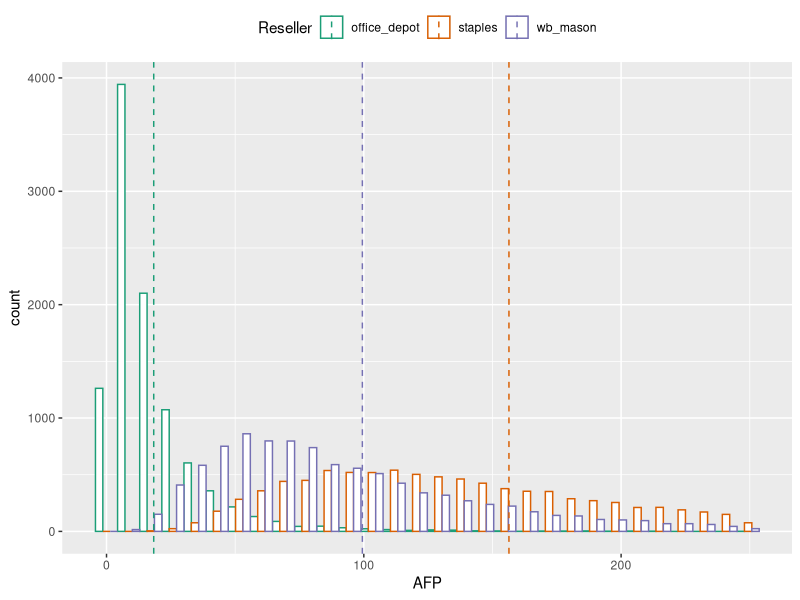
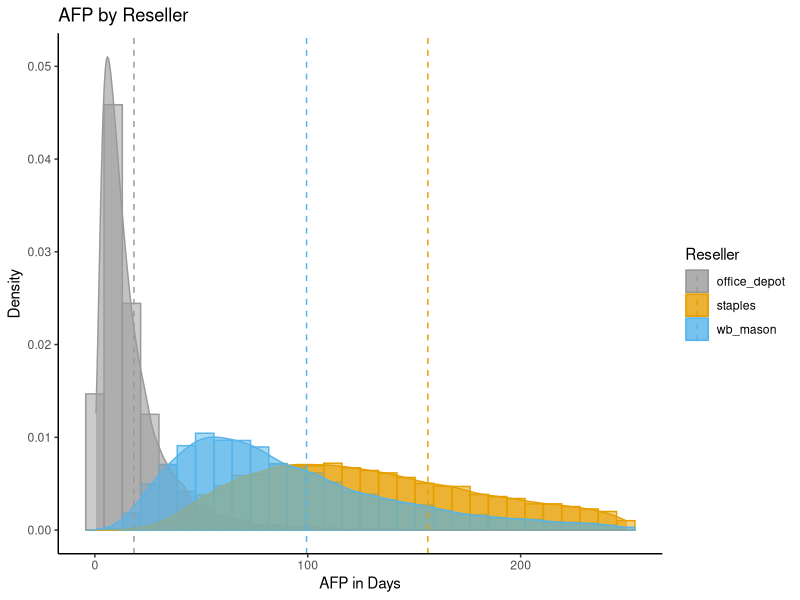

Generate these figures, in order, with R:
x <- data.frame(wb_mason = rlnorm(n=10000, mean = 4.4, sd =0.63), office_depot = rlnorm(n=10000, mean = 2.5, sd =.9), staples = rlnorm(n=10000, mean = 4.9, sd =0.55))
head(x)
library(tidyr)
x_tidy <- gather(x)
colnames(x_tidy) <- c("Reseller", "AFP")
library(ggplot2)

#Calculate means

library(plyr)
mu <- ddply(x_tidy, "Reseller", summarise, grp.mean=mean(AFP))
head(mu)

x_tidy <- x_tidy[x_tidy$AFP<250,]

p<-ggplot(x_tidy, aes(x=AFP, color=Reseller)) +
  geom_histogram(fill="white", position="dodge")+
  geom_vline(data=mu, aes(xintercept=grp.mean, color=Reseller),
             linetype="dashed")+
  theme(legend.position="top")

p+scale_color_brewer(palette="Dark2")

#Use Facets

ggplot(x_tidy, aes(x=AFP, color=Reseller, fill = Reseller)) +
  geom_histogram(aes(y=..density..), position="identity", alpha=0.5)+
  geom_density(alpha=0.6)+
  geom_vline(data=mu, aes(xintercept=grp.mean, color=Reseller),
             linetype="dashed")+
  scale_color_manual(values=c("#999999", "#E69F00", "#56B4E9"))+
  scale_fill_manual(values=c("#999999", "#E69F00", "#56B4E9"))+
  labs(title="AFP by Reseller",x="AFP in Days", y = "Density")+
  theme_classic()

